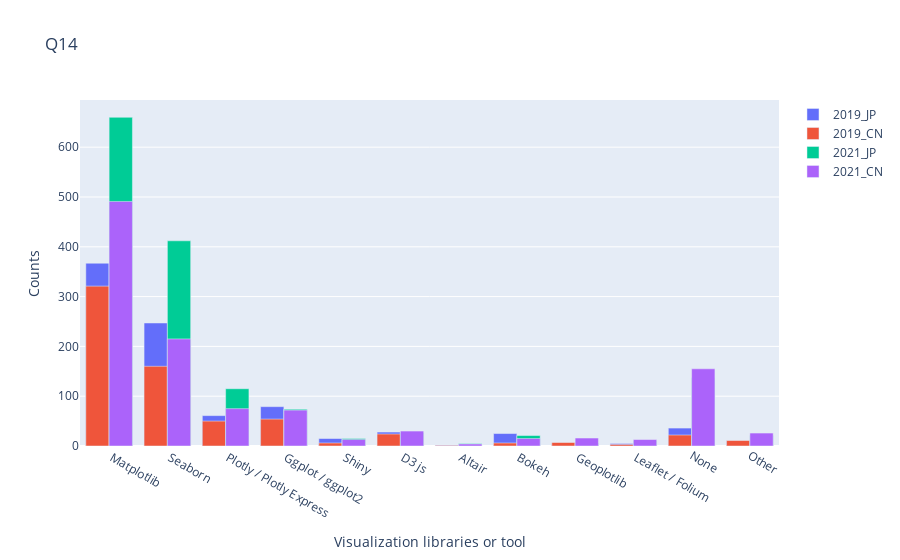

Notebook code cell kept with this figure:
### Code cell
fig = go.Figure(
    data=[
        go.Bar(name=coun_years[0], x=df19_JP_Q14['Q20'].values, y=df19_JP_Q14['counts'].values, offsetgroup=0),
        go.Bar(name=coun_years[1], x=df19_CN_Q14['Q20'].values, y=df19_CN_Q14['counts'].values, offsetgroup=0, base=coun_years[0]),
        go.Bar(name=coun_years[2], x=df21_JP_Q14['Q14'].values, y=df21_JP_Q14['counts'].values, offsetgroup=1),
        go.Bar(name=coun_years[3], x=df21_CN_Q14['Q14'].values, y=df21_CN_Q14['counts'].values, offsetgroup=1, base=coun_years[2]),
    ], 
    layout=go.Layout(
                         title="Q14",
                         xaxis_title = "Visualization libraries or tool",
                         yaxis_title="Counts"
    )
)

fig.show()

### Figure 1 — Plotly figure (JSON) as saved in the notebook; plotly's stock layout.template omitted (floating-point values rounded to 4 significant figures)
{"data": [{"name": "2019_JP", "offsetgroup": "0", "type": "bar", "x": [" Matplotlib ", " Seaborn ", " Plotly / Plotly Express ", " Ggplot / ggplot2 ", " Shiny ", " D3 js ", " Altair ", " Bokeh ", " Geoplotlib ", " Leaflet / Folium ", "None", "Other"], "y": [367, 247, 61, 79, 15, 28, 2, 25, 5, 5, 36, 9]}, {"base": "2019_JP", "name": "2019_CN", "offsetgroup": "0", "type": "bar", "x": [" Matplotlib ", " Seaborn ", " Plotly / Plotly Express ", " Ggplot / ggplot2 ", " Shiny ", " D3 js ", " Altair ", " Bokeh ", " Geoplotlib ", " Leaflet / Folium ", "None", "Other"], "y": [321, 160, 50, 54, 6, 24, 1, 6, 7, 3, 22, 11]}, {"name": "2021_JP", "offsetgroup": "1", "type": "bar", "x": [" Matplotlib ", " Seaborn ", " Plotly / Plotly Express ", " Ggplot / ggplot2 ", " Shiny ", " D3 js ", " Altair ", " Bokeh ", " Geoplotlib ", " Leaflet / Folium ", "None", "Other"], "y": [660, 412, 115, 74, 15, 27, 5, 21, 6, 11, 137, 21]}, {"base": "2021_JP", "name": "2021_CN", "offsetgroup": "1", "type": "bar", "x": [" Matplotlib ", " Seaborn ", " Plotly / Plotly Express ", " Ggplot / ggplot2 ", " Shiny ", " D3 js ", " Altair ", " Bokeh ", " Geoplotlib ", " Leaflet / Folium ", "None", "Other"], "y": [491, 215, 75, 72, 13, 30, 4, 15, 16, 13, 155, 26]}], "layout": {"title": {"text": "Q14"}, "xaxis": {"title": {"text": "Visualization libraries or tool"}}, "yaxis": {"title": {"text": "Counts"}}}}
